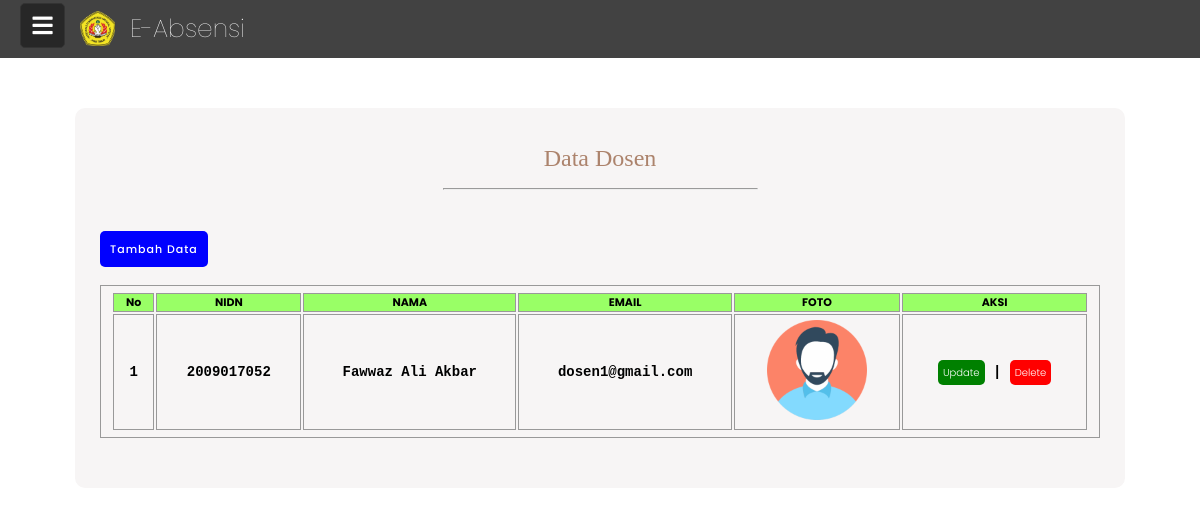
/admin/datadosen.php, run on the app's committed database.
### tables this page shows
CREATE TABLE `dosen` (
  `email` varchar(30) NOT NULL,
  `nidn` char(15) NOT NULL,
  `nama_dosen` varchar(25) NOT NULL,
  `email_dosen` varchar(50) NOT NULL,
  `password` varchar(50) NOT NULL,
  `foto` varchar(200) NOT NULL
);

### admin/datadosen.php (the view, shortened to what this page needs)
<!DOCTYPE html>
<html>
<head>
  <link rel="stylesheet" type="text/css" href="../asset/styledsn.css">
  <link rel="stylesheet" href="https://cdnjs.cloudflare.com/ajax/libs/font-awesome/5.15.3/css/all.min.css">
</head>
<body>
    <div class="wrapper">
      <label for="btn" class="menu-btn">
        <i class="fas fa-bars"></i>
      </label>
          </div>
    <div class="header">
      <div class="name">E-Absensi</div>
        <div class="img"><a href="dasboardadmin.php"></div></a></div></div>
        <div class="formbody">
        <h3>Data Dosen</h3>
        <hr><br>
        <a class="add-btn" href="<?php echo "tambahdosen.php"; ?>">Tambah Data</a><br><br>
        <table class="table6">
                <tr bgcolor="99FF66">
                  <th>No</th>
                  <th>NIDN</th>
                  <th>NAMA</th>
                  <th>EMAIL</th>
                  <th>FOTO</th>
                  <th>AKSI</th>
                </tr>
                <?php
                include "../config/koneksi.php";
                  $data = mysqli_query($koneksi, "SELECT * FROM dosen");
                  $no = 0;
                 while($hasil = mysqli_fetch_array($data)){
                  $no++;
                    ?>
                  <tr>
                    <td><?php echo $no  ?></td>
                    <td><?php echo $hasil['nidn'];  ?></td>
                    <td><?php echo $hasil['nama_dosen'];  ?></td>
                    <td><?php echo $hasil['email_dosen'];  ?></td>
                    <td><?php echo "<img class='imgtable' src='../img/$hasil[foto]' width='70' height='90' />";?></td>
                    <td>
                      <a href="<?php echo "editdsn.php?nidn=".$hasil['nidn']; ?>" class="edit-btn"> Update</a>
                      |
                       <a onclick="if(confirm('Apakah anda yakin ingin menghapus data ini ??')){ location.href='hapusdsn.php?nidn=<?php echo $hasil['nidn']; ?>' }" class="hapus-btn"  ><span class="glyphicon glyphicon-remove">Delete</a>
                    </td>
                  </tr>
        <?php
    }
    ?>
</table>
<br/><br/>
</div>
</body>
</html>

### asset/styledsn.css (style rules this page uses)
* { margin: 0; padding: 0; box-sizing: border-box; font-family: 'Poppins', sans-serif; }
.wrapper { height: 100%; width: 300px; position: relative; }
.wrapper .menu-btn { position: absolute; left: 20px; top: 3px; background: #272727; color: #fff; height: 45px; width: 45px; z-index: 9999; border: 1px solid #333; border-radius: 5px; cursor: pointer; display: flex; align-items: center; justify-content: center; transition: all 0.3s ease; }
.wrapper .menu-btn i { position: absolute; transform: ; font-size: 23px; transition: all 0.3s ease; }
.header { background-color: #424242; padding-bottom: 10px; padding-left: 80px; padding-top: 10px; }
.header .name { font-size: 25px; font-weight: 100; color: white; padding-left: 50px; }
.img { background-image: url("img/logo.png"); background-size: cover; width: 35px; height: 35px; margin-top: -37px; margin-bottom: 2px; }
.header a { font-size: 20px; height: 100%; width: 100%; display: block; }
.imgtable { width: 100px; height: 100px; border: -0px solid #575D63; }
h3 { text-align: center; margin-right: auto; margin-left: auto; font-family: 'Inknut Antiqua'; font-style: normal; font-weight: 300; font-size: 24px ; line-height: 100px; color: #AC836C; }
.formbody { background-color: #f7f5f5; width: 1050px; height: auto; margin-left: auto; margin-right: auto; margin-top: 50px; margin-bottom: 50px; border-radius: 10px; }
.add-btn { background: blue; color: #ffff; border: none; text-align: center; width: 90px; height: 25px; margin-left: 25px; padding: 10px 10px 10px 10px; font-size: 11px; font-weight: 500; letter-spacing: 1px; border-radius: 5px; cursor: pointer; transition: 0.3S; transition-property: background; text-decoration: none; }
.edit-btn { background: green; text-decoration: none; color: #ffff; border: none; text-align: center; height: 25px; padding: 5px 5px 5px 5px; font-size: 10px; font-weight: 300; border-radius: 5px; transition-property: background; }
.hapus-btn { background: red; text-decoration: none; color: #ffff; border: none; text-align: center; cursor: pointer; height: 25px; padding: 5px 5px 5px 5px; font-size: 10px; font-weight: 300; border-radius: 5px; transition-property: background; }
hr { width: 30%; margin-top: -20px; margin-bottom: 20px; margin-left: auto; margin-right: auto; }
.table5, td { font-family: 'Courier'; font-weight: bold; text-align: left; font-size: 16px; border:1px solid #999; padding: 5px 10px; }
.table6 { width: 1000px; margin-left: 25px; }
.table6, th { text-align: center; border:1px solid #999; font-size: 11px; }
.table6, td { font-family: 'Courier'; font-weight: bold; text-align: center; font-size: 14px; padding: 5px 10px; border:1px solid #999; }

### data on the page
dosen: nidn "2009017052", nama_dosen "Fawwaz Ali Akbar", email_dosen "dosen1@gmail.com", foto (placeholder picture)
